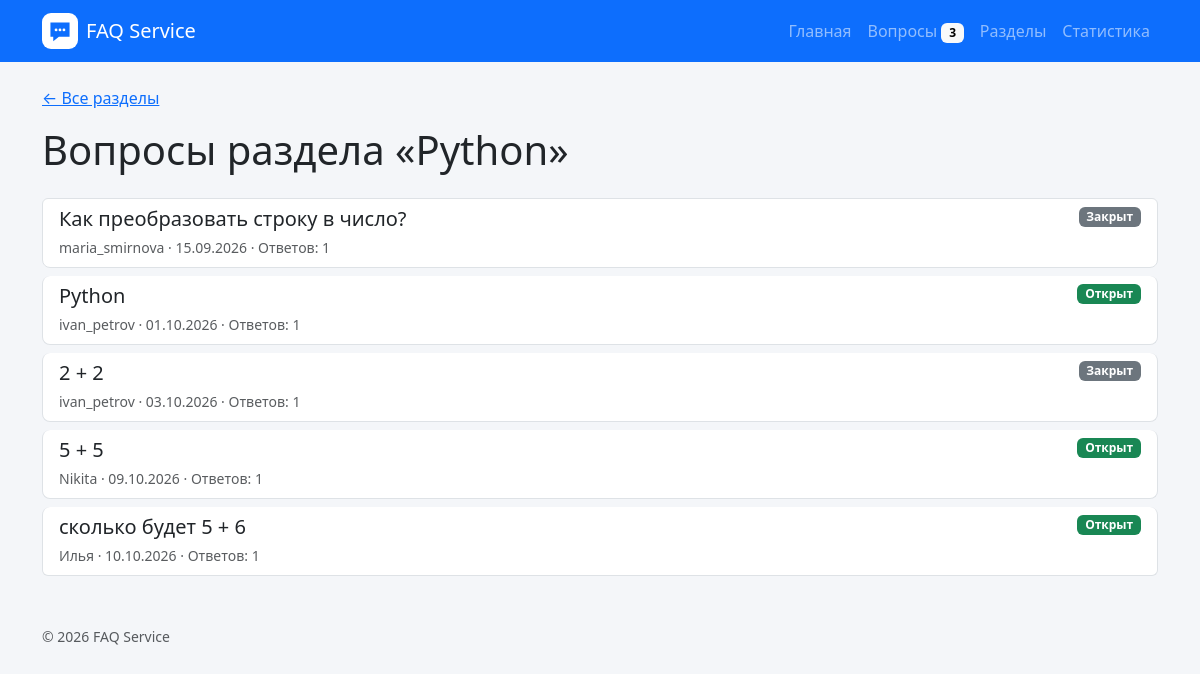
Page /faq/sections/?section=Python on the earlier database version.
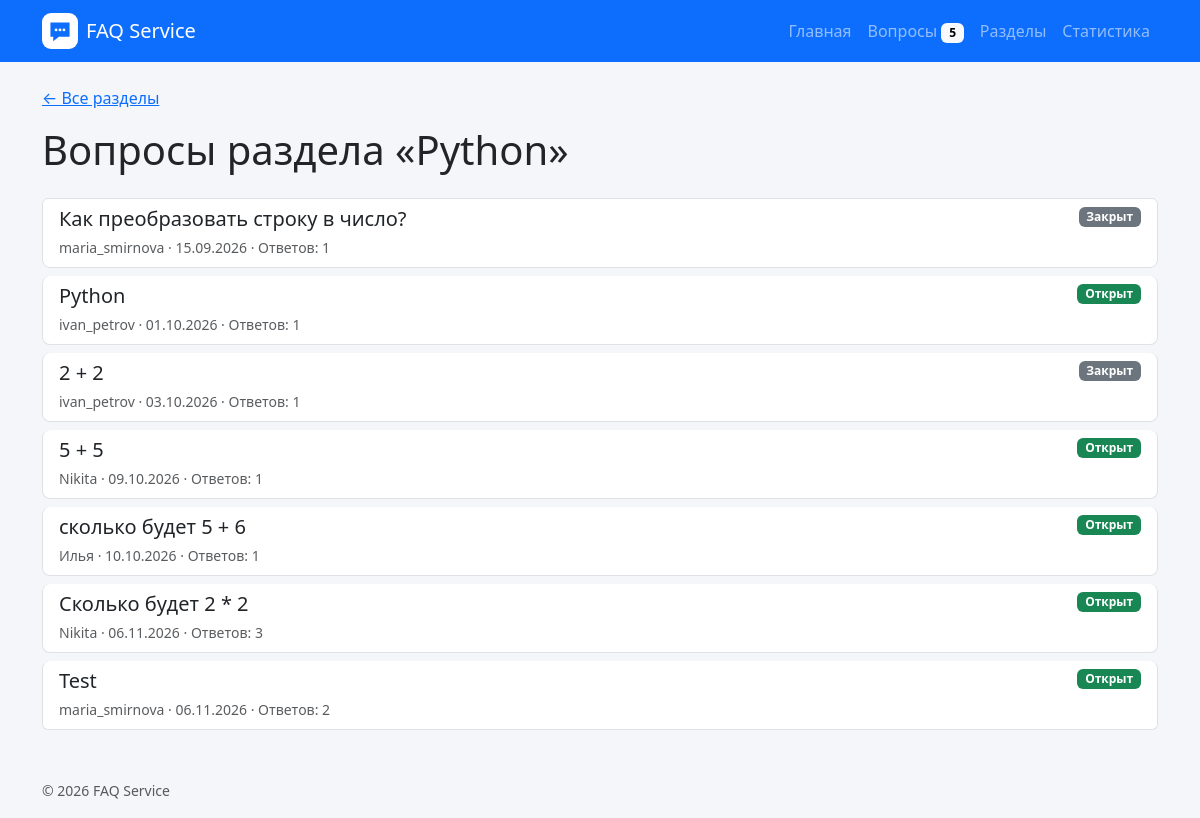
Same page on the later database version.
### faq_web/models.py (models this page shows, shortened)
class Question(models.Model):
    class Status(models.TextChoices):
        OPEN = "open", "Открыт"
        CLOSED = "closed", "Закрыт"
    objects = QuestionManager()
    section = models.ForeignKey(
        Section,
        on_delete=models.PROTECT,  # запрет удаления если есть ссылка
        related_name="questions",  # Имя обратной связи.
        null=False,
        blank=False,
        verbose_name="Раздел",
    )
    author = models.ForeignKey(
        User,
        on_delete=models.PROTECT,
        related_name="authored_questions",
        null=False,
        blank=False,
        verbose_name="Автор",
    )
    title = models.CharField(
        max_length=200,
        null=False,
        blank=False,
        verbose_name="Заголовок",
    )
    slug = models.SlugField(
        max_length=220,
        unique=True,
        editable=False,
        verbose_name="URL-идентификатор",
    )
    text = models.TextField(
        null=False,
        blank=False,
        verbose_name="Текст",
    )
    image = models.ImageField(
        upload_to="questions/",
        blank=True,
        verbose_name="Изображение",
    )
    created_at = models.DateField(
        default=date.today,
        null=False,
        blank=False,
        verbose_name="Дата",
    )
    status = models.CharField(
        max_length=6,
        choices=Status.choices,  # Open / Closed
        default=Status.OPEN,
        null=False,
        blank=False,
        verbose_name="Статус",
    )
    class Meta:
        ordering = ["-created_at", "-pk"]
        verbose_name = "Вопрос"
        verbose_name_plural = "Вопросы"
    def get_absolute_url(self) -> str:
        return reverse("faq:detail", kwargs={"slug": self.slug})

class User(models.Model):
    name = models.CharField(
        max_length=80,
        unique=True,
        null=False,
        blank=False,
        verbose_name="Имя",
    )
    class Meta:
        ordering = ["name"]
        verbose_name = "Пользователь"
        verbose_name_plural = "Пользователи"

### faq_web/views.py (the view)
# urls.py: path("sections/", views.section_list, name="sections"),
def section_list(request):
    section_name = request.GET.get("section", "").strip()
    if section_name:
        selected_section = get_object_or_404(Section, name=section_name)
        section_questions = _questions_with_answers().filter(
            section=selected_section
        ).annotate(answer_count=Count("answers", distinct=True))
        sections = []
    else:
        selected_section = None
        section_questions = []
        sections = Section.objects.filter(is_active=True).annotate(
            question_count=Count("questions", distinct=True)
        ).order_by("name")
    return render(
        request,
        "faq_web/section_list.html",
        {
            "sections": sections,
            "selected_section": selected_section,
            "questions": section_questions,
        },
    )

### faq_web/context_processors.py (called while the page is built)
def faq_context(request):
    return {
        "site_name": "FAQ Service",
        "open_questions_count": Question.objects.open().count(),
    }

### faq_web/models.py (called while the page is built)
    def open(self):
        return self.filter(status=self.model.Status.OPEN)

### faq_web/views.py (called while the page is built)
def _questions_with_answers():
    return Question.objects.select_related(
        "section",
        "author",
    ).prefetch_related(
        Prefetch(
            "answers",
            queryset=Answer.objects.select_related("author").order_by("pk"),
        )
    )

### templates/faq_web/section_list.html (shortened to what this page needs)
{% extends "base.html" %}
{% block content %}
{% if selected_section %}
    <p>
        <a href="{% url 'faq:sections' %}">&larr; Все разделы</a>
    </p>
    <h1 class="mb-4">Вопросы раздела «{{ selected_section.name }}»</h1>
    {% if questions %}
        <div class="list-group">
            {% for question in questions %}
                <a
                    class="list-group-item list-group-item-action"
                    href="{{ question.get_absolute_url }}"
                >
                    <div class="d-flex justify-content-between gap-3">
                        <h2 class="h5 mb-1">{{ question.title }}</h2>
                        {% include "faq_web/includes/question_status.html" with question=question %}
                    </div>
                    <small class="text-body-secondary">
                        {{ question.author.name }} ·
                        {{ question.created_at|date:"d.m.Y" }} ·
                        Ответов: {{ question.answer_count }}
                    </small>
                </a>
            {% endfor %}
        </div>
    {% else %}
        <p class="text-body-secondary">
            В этом разделе пока нет вопросов.
        </p>
    {% endif %}
{% endif %}
{% endblock %}

### templates/faq_web/includes/question_status.html
<span class="badge align-self-start {% if question.status == 'open' %}text-bg-success{% else %}text-bg-secondary{% endif %}">
    {% if question.status == "open" %}Открыт{% else %}Закрыт{% endif %}
</span>

Differences in the rows shown:
added Question: title "Сколько будет 2 * 2", status "Открыт", author.name "Nikita", created_at "06.11.2026", answer_count "3"
added Question: title "Test", status "Открыт", author.name "maria_smirnova", created_at "06.11.2026", answer_count "2"
Other differences:
{{ open_questions_count }}: "3" → "5"
